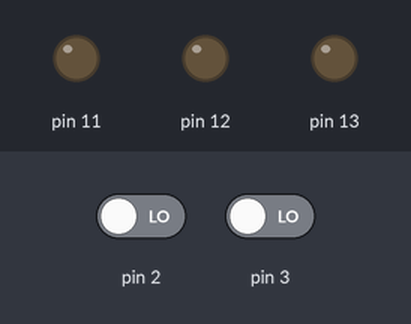
This sketch was run on a simulated Arduino Uno, built with avr-gcc and run on an emulated ATmega328P. Parts: output pins drawn as LEDs (lit = HIGH). The test bench sets the inputs (shaded band); at power-on: pin 2 LOW, pin 3 LOW.

Above: at 1.2 s.
1.3 s: pin 2 driven HIGH
At 1.45 s:
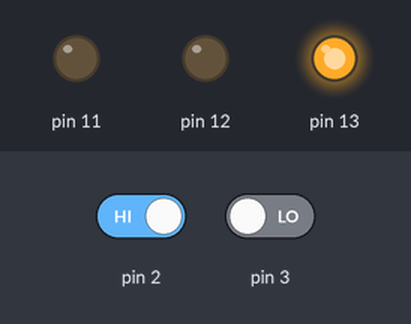
At 2.05 s:
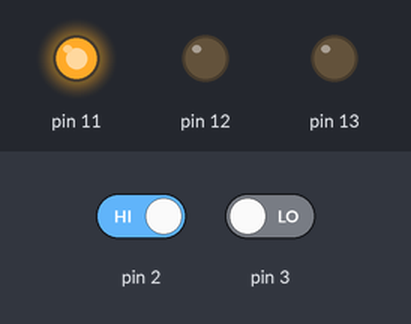
Timing chart, 0 to 4.3 s (numbered marks = the images above; inputs shaded):
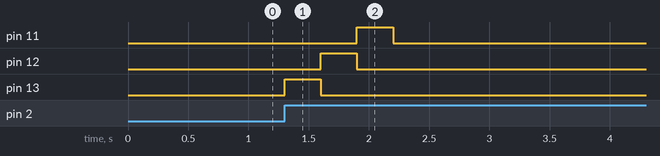

The sketch:

3.ino
```cpp
int cont;

void setup() {
  pinMode(2, INPUT);
  pinMode(3, INPUT);
  pinMode(13, OUTPUT);
  pinMode(12, OUTPUT);
  pinMode(11, OUTPUT);
}

void loop() {
  if (digitalRead(2) == HIGH) {
    for (cont = 13; cont >= 11; cont--) {
      digitalWrite(cont, HIGH);
      delay(300);
      digitalWrite(cont, LOW);
    }
    while (digitalRead(2) == HIGH) {
      delay(10);
    }
  }

  if (digitalRead(3) == HIGH) {
    for (cont = 11; cont <= 13; cont++) {
      digitalWrite(cont, HIGH);
      delay(300);
      digitalWrite(cont, LOW);
    }
    while (digitalRead(3) == HIGH) {
      delay(10);
    }
  }
}
```

Measured:
- after the input at 1.3 s, pin 11: LOW → HIGH after 0.60 s, → LOW 0.30 s later; pin 12: LOW → HIGH after 0.30 s, → LOW 0.30 s later; pin 13: LOW → HIGH at once, → LOW 0.30 s later
